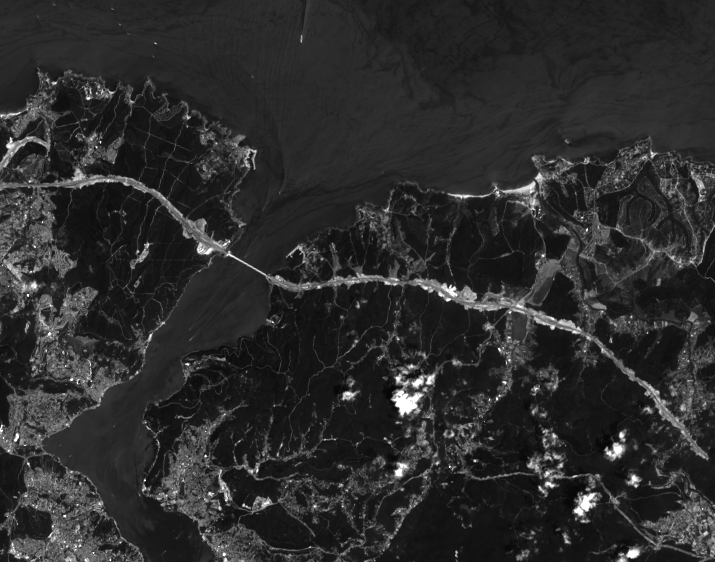
#> input picture tiffiles/B4.tif, 715 x 562 px
$ jupyter execute example-scikit_image.ipynb
#> lines starting #> are read from the running program, lines starting #| are printed output that depends on the picture
[cell 1]
import matplotlib.pyplot as plt
from skimage import *
import numpy as np
from skimage.viewer import ImageViewer
from tifffile import *
import matplotlib.patches as mpatches

[cell 2]
red =io.imread('tiffiles/B4.tif')
#> red is the input picture: shape (562, 715, 4); mean R, G, B, A 44.5, 44.5, 44.5, 255
nir = io.imread('tiffiles/B5.tif')
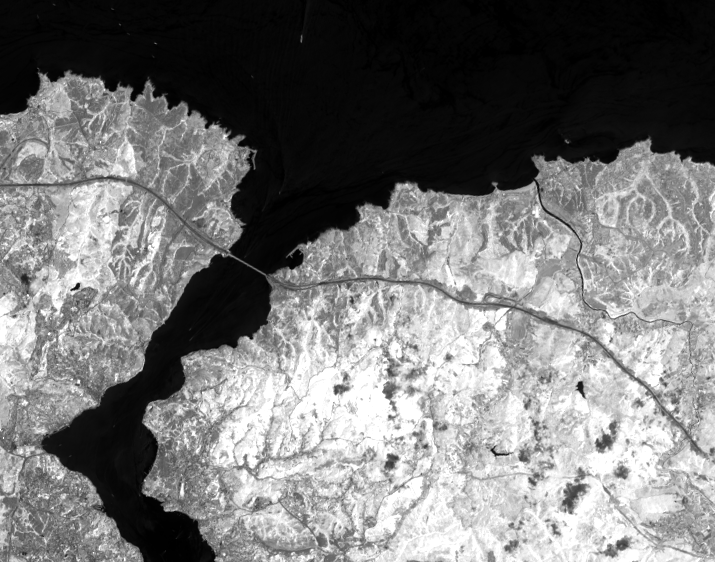
#> input picture tiffiles/B5.tif, 715 x 562 px
#> nir is the input picture: shape (562, 715, 4); mean R, G, B, A 120, 120, 120, 255
# X,Y size of images
print("Size of Red Band: ",red.shape)
#| Size of Red Band:  (562, 715, 4)
print("Size of Red Band: ",nir.shape)
#| Size of Red Band:  (562, 715, 4)

[cell 3]
#Pixel values of Red Band which is 4th band of the Landsat 8 image
values = np.unique(red.ravel())
#> values = 252 values from 0 to 255
values
#> Out = 252 values from 0 to 255

[cell 4]
#Pixel values of NIR Band which is 5th band of the Landsat 8 image
values = np.unique(nir.ravel())
#> values = 256 values from 0 to 255
values
#> Out = 256 values from 0 to 255

[cell 5]
#Plotting of Red Band
plt.title("Red Band of Landsat 8 image")
plt.xlabel("X coordinates")
plt.ylabel("Y coordinates")
plt.imshow(red)
plt.show()

[cell 6]
#Plotting of NIR Band
plt.title("NIR Band of Landsat 8 image")
plt.xlabel("X coordinates")
plt.ylabel("Y coordinates")
plt.imshow(nir)
plt.show()

[cell 7]
# Calculating NDVI for each input pixels
ndvi = (nir - red)/ (nir + red)
#> ndvi: shape (562, 715, 4) float64; 0.39% of the values are NaN or infinite; the others: min 0, max 255, mean 4.16
print("Data type: ",ndvi.dtype)
#| Data type:  float64
print("max before cleaning: ",ndvi.max())
#| max before cleaning:  nan
print("min before cleaning: ",ndvi.min())
#| min before cleaning:  nan

#Cleaning NaN
ndvi= np.nan_to_num(ndvi)

print("max after cleaning: ",ndvi.max())
#| max after cleaning:  1.7976931348623157e+308
print("min after cleaning: ",ndvi.min())
#| min after cleaning:  0.0

[cell 8]
res = (ndvi*255).astype('uint8')
print("Data type: ",res.dtype)
#| Data type:  uint8
print("max before cleaning: ",res.max())
#| max before cleaning:  255
print("min before cleaning: ",res.min())
#| min before cleaning:  0

res

[cell 9]
img = res[:, :, 1]
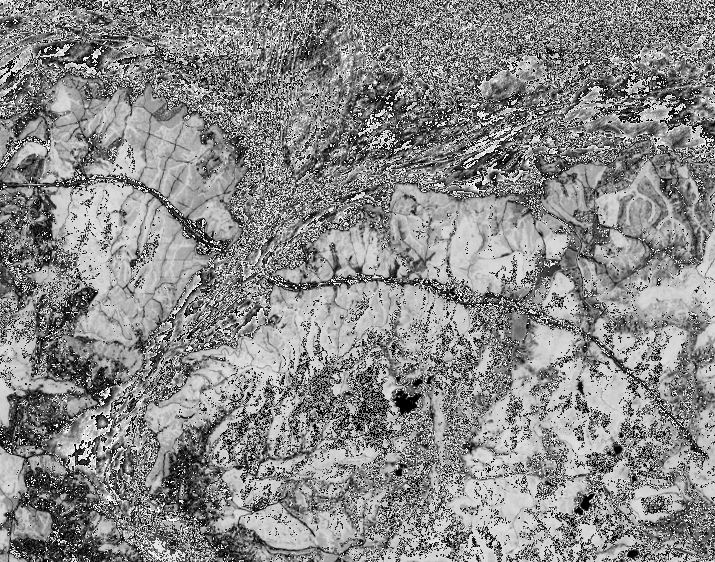
#> img: shape (562, 715); min 0, max 255, mean 137
print(img.shape)
#| (562, 715)
values = np.unique(img.ravel())
values
#> Out = 256 values from 0 to 255
